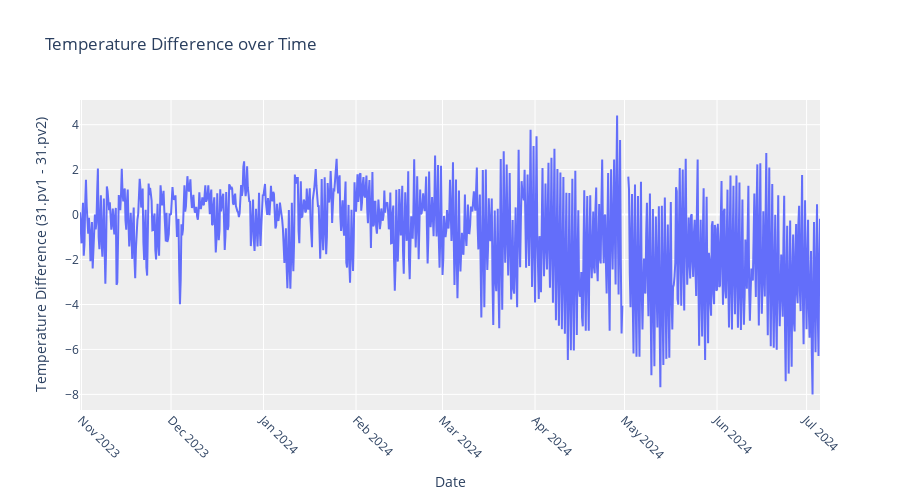

Notebook source saved alongside this figure:
### Code cell
import pandas as pd
import plotly.graph_objs as go

# Assume df_spans_flattened is a list of DataFrames and we're using the 4th DataFrame
df_sens = df_spans_flattened[3]

average_set = "6h"

# Convert 'time_server_UTC' to datetime
df_sens['time_server_UTC'] = pd.to_datetime(df_sens['time_server_UTC'])

# Resample and compute mean for the relevant columns
df_temp_1 = df_sens.resample(average_set, on='time_server_UTC')[
    '31.pv1'].mean()
df_temp_2 = df_sens.resample(average_set, on='time_server_UTC')[
    '31.pv2'].mean()

# Compute the temperature difference
temp_diff = df_temp_1 - df_temp_2

# Create the plot
trace_diff = go.Scatter(
    x=temp_diff.index,
    y=temp_diff.values,
    mode='lines',
    name='Temperature Difference (31.pv1 - 31.pv2)'
)

# Create figure
fig = go.Figure()

# Add trace
fig.add_trace(trace_diff)

# Update layout
fig.update_layout(
    title='Temperature Difference over Time',
    xaxis_title='Date',
    yaxis_title='Temperature Difference (31.pv1 - 31.pv2)',
    xaxis=dict(tickangle=45),
    plot_bgcolor='#EEEEEE',
    width=900,
    height=500
)

# Show the plot
fig.show()

### Figure 1 — Plotly figure (JSON) as saved in the notebook; plotly's stock layout.template omitted (floating-point values rounded to 4 significant figures; data arrays with more than 128 entries replaced by an {"elided": "..."} marker saying what was removed)
{"data": [{"mode": "lines", "name": "Temperature Difference (31.pv1 - 31.pv2)", "type": "scatter", "x": {"elided": "993 str values"}, "y": {"elided": "993 float values"}}], "layout": {"height": 500, "plot_bgcolor": "#EEEEEE", "title": {"text": "Temperature Difference over Time"}, "width": 900, "xaxis": {"tickangle": 45, "title": {"text": "Date"}}, "yaxis": {"title": {"text": "Temperature Difference (31.pv1 - 31.pv2)"}}}}
